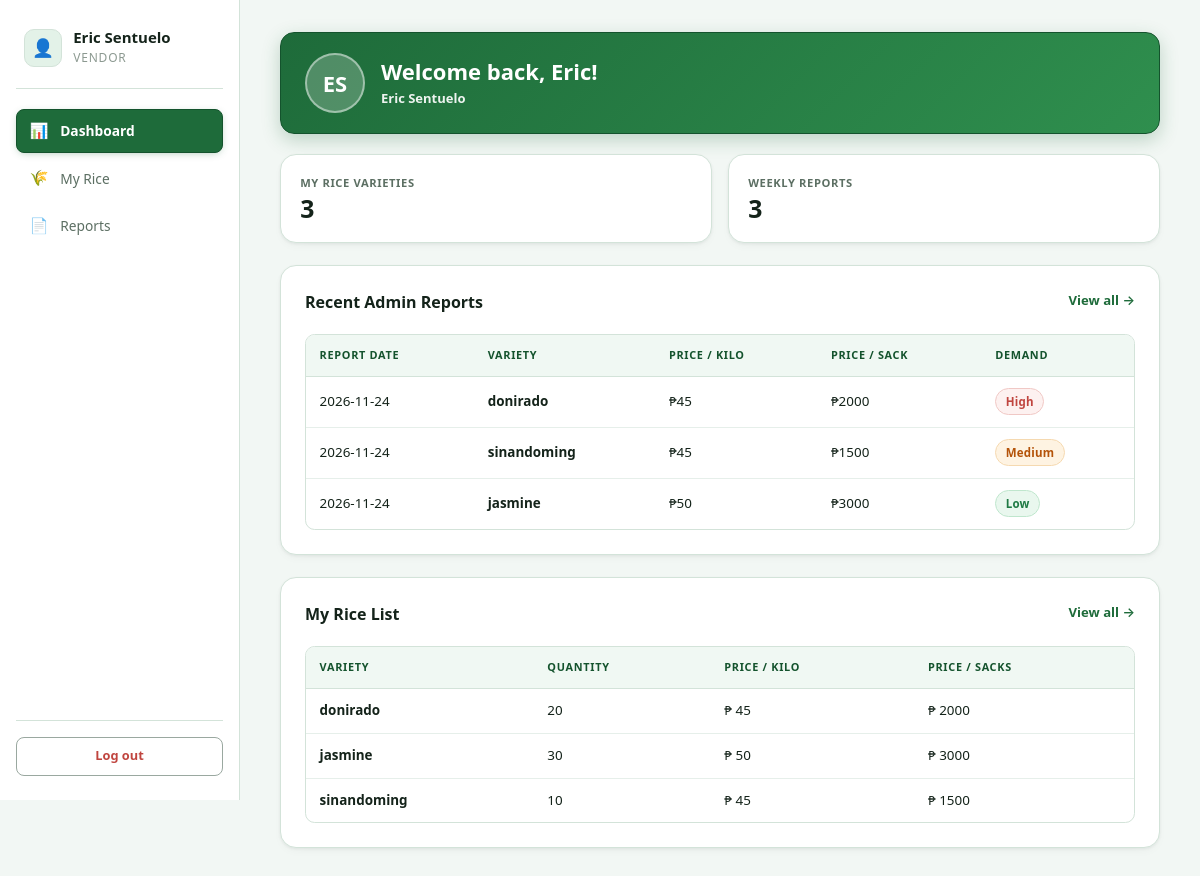
/rice_demand/vendors/dashboard.php (signed in), run on the app's committed database.
### tables this page shows
CREATE TABLE `tb_vendors` (
  `vendors_id` int(11) NOT NULL,
  `f_name` varchar(255) NOT NULL,
  `l_name` varchar(255) NOT NULL,
  `email` varchar(255) NOT NULL,
  `contact` varchar(255) NOT NULL
);

CREATE TABLE `tb_admin_reports` (
  `report_id` int(11) NOT NULL,
  `variety` varchar(255) NOT NULL,
  `price_kilo` varchar(255) NOT NULL,
  `price_sacks` varchar(255) NOT NULL,
  `demand_level` enum('High Demand','Medium Demand','Low Demand') NOT NULL,
  `report_date` date NOT NULL
);

CREATE TABLE `tb_rice` (
  `rice_id` int(11) NOT NULL,
  `vendors_id` int(11) NOT NULL,
  `variety` varchar(255) NOT NULL,
  `quantity` int(11) NOT NULL,
  `price_kilo` varchar(255) NOT NULL,
  `price_sacks` varchar(255) NOT NULL,
  `date_added` datetime NOT NULL DEFAULT current_timestamp()
);

### rice_demand/vendors/dashboard.php (the view, shortened to what this page needs)
<?php
include_once "../conn.php";
$vendor_id = (int) $_SESSION['user_id'];
$stmt = $conn->prepare("
    SELECT vendors_id, f_name, l_name
    FROM tb_vendors
    WHERE vendors_id = :id
    LIMIT 1
");
$stmt->execute([':id' => $vendor_id]);
$vendor = $stmt->fetch(PDO::FETCH_ASSOC);
$firstName  = trim($vendor['f_name'] ?? '');
$lastName   = trim($vendor['l_name'] ?? '');
$vendorName = trim($firstName . ' ' . $lastName);
$initials = strtoupper(
    ($firstName !== '' ? $firstName[0] : '')
    . ($lastName  !== '' ? $lastName[0]  : '')
);
$stmt = $conn->prepare("SELECT COUNT(*) FROM tb_rice WHERE vendors_id = :id");
$stmt->execute([':id' => $vendor_id]);
$totalRice = (int) $stmt->fetchColumn();
$stmt = $conn->prepare("SELECT COUNT(*) FROM tb_weekly WHERE vendors_id = :id");
$stmt->execute([':id' => $vendor_id]);
$totalReports = (int) $stmt->fetchColumn();
$stmt = $conn->prepare("
    SELECT report_date, variety, price_kilo, price_sacks, demand_level
    FROM tb_admin_reports
    ORDER BY
        CASE demand_level
            WHEN 'High Demand'   THEN 1
            WHEN 'Medium Demand' THEN 2
            WHEN 'Low Demand'    THEN 3
            ELSE 4
        END ASC,
        report_date DESC
    LIMIT 5
");
$stmt->execute();
$recentAdminReports = $stmt->fetchAll(PDO::FETCH_ASSOC);
$stmt = $conn->prepare("
    SELECT variety, quantity, price_kilo, price_sacks
    FROM tb_rice
    WHERE vendors_id = :id
    ORDER BY variety ASC
    LIMIT 5
");
$stmt->execute([':id' => $vendor_id]);
$riceList = $stmt->fetchAll(PDO::FETCH_ASSOC);
function demand_badge_class(?string $dl): string {
    $dl = trim((string) $dl);
    if ($dl === 'High Demand') return 'badge-high';
    if ($dl === 'Low Demand')  return 'badge-low';
    return 'badge-medium';
}
function demand_short_label(?string $dl): string {
    $dl = trim((string) $dl);
    $short = preg_replace('/\s*demand\s*/i', '', $dl);
    $short = trim($short);
    return $short !== '' ? $short : $dl;
}
?>
<!DOCTYPE html>
<html lang="en">
<head>
    <link rel="stylesheet" href="../css/style.css">
</head>
<body class="admin-body">
    <div class="admin-layout">
        <aside class="sidebar">
            <div class="brand">
                <div class="brand-mark">👤</div>
                <div class="brand-text">
                    <h2 title="<?= htmlspecialchars($vendorName) ?>"><?= htmlspecialchars($vendorName) ?></h2>
                    <span>Vendor</span>
                </div>
            </div>
            <nav class="nav">
                <a href="dashboard.php" class="nav-item active">
                    <span class="nav-icon">📊</span><span>Dashboard</span>
                </a>
                <a href="rice.php" class="nav-item">
                    <span class="nav-icon">🌾</span><span>My Rice</span>
                </a>
                <a href="reports.php" class="nav-item">
                    <span class="nav-icon">📄</span><span>Reports</span>
                </a>
            </nav>
            <div class="sidebar-footer">
                <a href="../logout.php" class="logout-btn">
                    <span>Log out</span>
                </a>
            </div>
        </aside>
        <main class="main">
            <section class="welcome-banner">
                <div class="welcome-avatar"><?= htmlspecialchars($initials) ?></div>
                <div class="welcome-text">
                    <h1>Welcome back, <?= htmlspecialchars($firstName ?: $vendorName) ?>!</h1>
                    <p><strong><?= htmlspecialchars($vendorName) ?></strong></p>
                </div>
            </section>
            <section class="stats">
                <div class="stat-card">
                    <div class="stat-body">
                        <span class="stat-label">My Rice Varieties</span>
                        <span class="stat-value"><?= $totalRice ?></span>
                    </div>
                </div>
                <div class="stat-card">
                    <div class="stat-body">
                        <span class="stat-label">Weekly Reports</span>
                        <span class="stat-value"><?= $totalReports ?></span>
                    </div>
                </div>
            </section>
            <section class="panel">
                <div class="panel-head">
                    <div>
                        <h2>Recent Admin Reports</h2>
                    </div>
                    <a href="reports.php" class="link">View all →</a>
                </div>
                <?php if (count($recentAdminReports) === 0): ?>
                    <div class="empty-state">
                        <div class="empty-icon">📭</div>
                        <p>No admin reports available yet.</p>
                    </div>
                <?php else: ?>
                    <div class="table-wrap">
                        <table class="data-table">
                            <thead>
                                <tr>
                                    <th>Report Date</th>
                                    <th>Variety</th>
                                    <th>Price / Kilo</th>
                                    <th>Price / Sack</th>
                                    <th>Demand</th>
                                </tr>
                            </thead>
                            <tbody>
                                <?php foreach ($recentAdminReports as $r): ?>
                                    <tr>
                                        <td><?= htmlspecialchars($r['report_date'] ?? '') ?></td>
                                        <td><strong><?= htmlspecialchars($r['variety'] ?? '') ?></strong></td>
                                        <td>₱<?= htmlspecialchars($r['price_kilo'] ?? '') ?></td>
                                        <td>₱<?= htmlspecialchars($r['price_sacks'] ?? '') ?></td>
                                        <td>
                                            <span class="badge <?= demand_badge_class($r['demand_level'] ?? '') ?>">
                                                <?= htmlspecialchars(demand_short_label($r['demand_level'] ?? '')) ?>
                                            </span>
                                        </td>
                                    </tr>
                                <?php endforeach; ?>
                            </tbody>
                        </table>
                    </div>
                <?php endif; ?>
            </section>
            <section class="panel">
                <div class="panel-head">
                    <div>
                        <h2>My Rice List</h2>
                    </div>
                    <a href="rice.php" class="link">View all →</a>
                </div>
                <?php if (count($riceList) === 0): ?>
                    <div class="empty-state">
                        <div class="empty-icon">🌾</div>
                        <p>You haven't added any rice varieties yet.</p>
                    </div>
                <?php else: ?>
                    <div class="table-wrap">
                        <table class="data-table">
                            <thead>
                                <tr>
                                    <th>Variety</th>
                                    <th>Quantity</th>
                                    <th>Price / Kilo</th>
                                    <th>Price / Sacks</th>
                                </tr>
                            </thead>
                            <tbody>
                                <?php foreach ($riceList as $r): ?>
                                    <tr>
                                        <td><strong><?= htmlspecialchars($r['variety'] ?? '') ?></strong></td>
                                        <td><?= htmlspecialchars($r['quantity'] ?? '') ?></td>
                                        <td>₱ <?= htmlspecialchars($r['price_kilo'] ?? '') ?></td>
                                        <td>₱ <?= htmlspecialchars($r['price_sacks'] ?? '') ?></td>
                                    </tr>
                                <?php endforeach; ?>
                            </tbody>
                        </table>
                    </div>
                <?php endif; ?>
            </section>
        </main>
    </div>
</body>
</html>

### data on the page
tb_vendors: vendorName "Eric Sentuelo", initials "ES", f_name "Eric"
tb_admin_reports: report_date "2026-11-24", variety "donirado", price_kilo "45", price_sacks "2000", demand_level "High"
tb_admin_reports: report_date "2026-11-24", variety "sinandoming", price_kilo "45", price_sacks "1500", demand_level "Medium"
tb_admin_reports: report_date "2026-11-24", variety "jasmine", price_kilo "50", price_sacks "3000", demand_level "Low"
tb_rice: variety "donirado", quantity "20", price_kilo "45", price_sacks "2000"
tb_rice: variety "jasmine", quantity "30", price_kilo "50", price_sacks "3000"
tb_rice: variety "sinandoming", quantity "10", price_kilo "45", price_sacks "1500"

### other printed values
$totalRice "3"
$totalReports "3"
